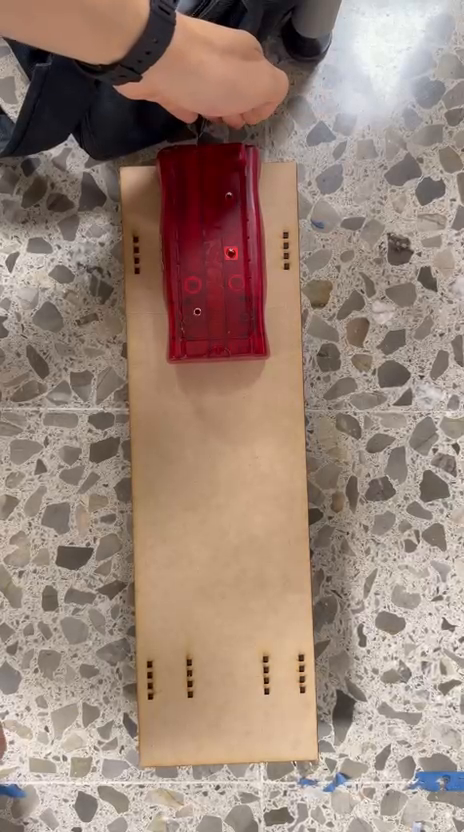
#> input picture frame 14 of videocarro4.mp4, 464 x 832 px
$ python analizador_cinematica_carrito.py
#> lines starting #> are read from the running program, lines starting #| are printed output that depends on the picture; after the words box and inside, x2 and y2 are one past the last pixel; in counts of white or black regions, pixels touching at a corner belong together
#!/usr/bin/env python3
# -*- coding: utf-8 -*-
"""
=============================================================================
ANALIZADOR DE CINEMATICA EN VIDEO - LABORATORIO DE FISICA
=============================================================================
Este script realiza el seguimiento (tracking) del carrito PASCO Smart Cart
a partir del video de laboratorio, calibra la escala espacial en metros,
ajusta el modelo teorico de Movimiento Rectilineo Uniformemente Acelerado (MRUA)
y genera:
  1. Graficas de s(t), v(t) y a(t) en alta resolucion (PNG).
  2. Dataset tabular con metricas cuadro por cuadro (CSV).
  3. Video exportado con telemetria HUD y estela de trayectoria (MP4).
  4. Resumen analitico con R^2 y parametros cinematicos en consola.
=============================================================================
"""

import os
import sys

# Compatibilidad con terminales de Windows
if hasattr(sys.stdout, 'reconfigure'):
    try:
        sys.stdout.reconfigure(encoding='utf-8', errors='replace')
    except Exception:
        pass

import argparse
import numpy as np
import cv2
import matplotlib
matplotlib.use('Agg')
import matplotlib.pyplot as plt


class AnalizadorCinematicaCarrito:
    """Clase principal para procesamiento de video y analisis cinematico MRUA."""

    def __init__(self, video_path='videocarro4.mp4', cart_length_m=0.165, out_dir='resultados_cinematica'):
#> in procesar_video, frame is the input picture: shape (832, 464, 3); mean B, G, R 120.3, 132.4, 154.1
        self.video_path = video_path
        self.cart_length_m = cart_length_m
        self.out_dir = out_dir
        os.makedirs(self.out_dir, exist_ok=True)

        # Variables de video
        self.cap = None
        self.fps = 30.0
        self.width = 0
        self.height = 0
        self.total_frames = 0

        # Calibracion espacial
        self.cart_px_length = 0.0
        self.scale_m_per_px = 0.0

        # Tracking y cinematica
        self.raw_data = []      # (frame, cx, cy, cart_len, area)
        self.motion_data = []   # Diccionario filtrado con cinematica por cuadro
        self.fit_params = None  # (c2, c1, c0) donde s(t) = c2*t^2 + c1*t + c0
        self.a_fit = 0.0        # Aceleracion experimental constante (m/s^2)
        self.v0_fit = 0.0       # Velocidad inicial (m/s)
        self.s0_fit = 0.0       # Posicion inicial ajustada (m)
        self.r2 = 0.0           # Coeficiente de determinacion R^2

    def abrir_video(self):
        """Abre el archivo de video e inicializa propiedades."""
        if not os.path.exists(self.video_path):
            raise FileNotFoundError(f"No se encontro el video: {self.video_path}")

        self.cap = cv2.VideoCapture(self.video_path)
        if not self.cap.isOpened():
            raise RuntimeError(f"No fue posible abrir el video: {self.video_path}")

        self.fps = self.cap.get(cv2.CAP_PROP_FPS)
        if self.fps <= 0 or np.isnan(self.fps):
            self.fps = 30.0
        self.width = int(self.cap.get(cv2.CAP_PROP_FRAME_WIDTH))
        self.height = int(self.cap.get(cv2.CAP_PROP_FRAME_HEIGHT))
        self.total_frames = int(self.cap.get(cv2.CAP_PROP_FRAME_COUNT))

        print(f"[*] Video cargado: {self.video_path}")
        print(f"    Resolucion: {self.width}x{self.height} px | FPS: {self.fps:.2f} | Cuadros: {self.total_frames}")

    def detectar_carrito(self, frame):
        """Segmenta el carrito rojo PASCO en el cuadro usando mascara HSV optimizada."""
        hsv = cv2.cvtColor(frame, cv2.COLOR_BGR2HSV)
#> hsv: shape (832, 464, 3); mean H, S, V 32.1, 65.5, 154.9

        # Doble rango HSV para rojo puro, saturacion alta para discriminar tonos de piel
        mask1 = cv2.inRange(hsv, (0, 130, 50), (8, 255, 255))
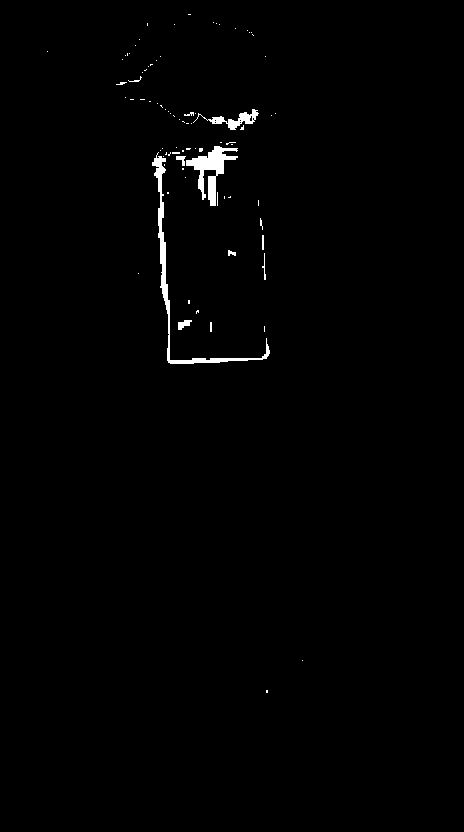
#> mask1: shape (832, 464); 0.88% white; 84 white regions (73 under 20 px), largest, box (x1, y1, x2, y2) and area: (152, 152, 270, 364) 1354, (186, 146, 238, 206) 1074, (193, 109, 259, 130) 392
        mask2 = cv2.inRange(hsv, (165, 130, 50), (180, 255, 255))
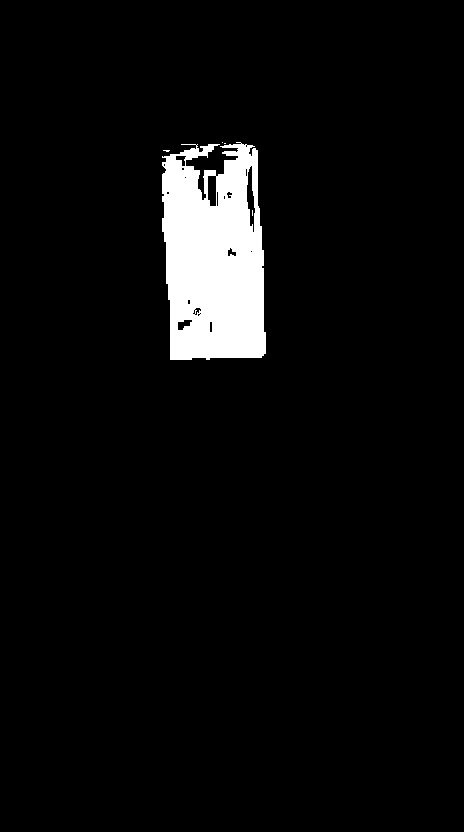
#> mask2: shape (832, 464); 4.8% white; 5 white regions (4 under 20 px), largest, box (x1, y1, x2, y2) and area: (162, 142, 266, 360) 18565
        mask = cv2.bitwise_or(mask1, mask2)
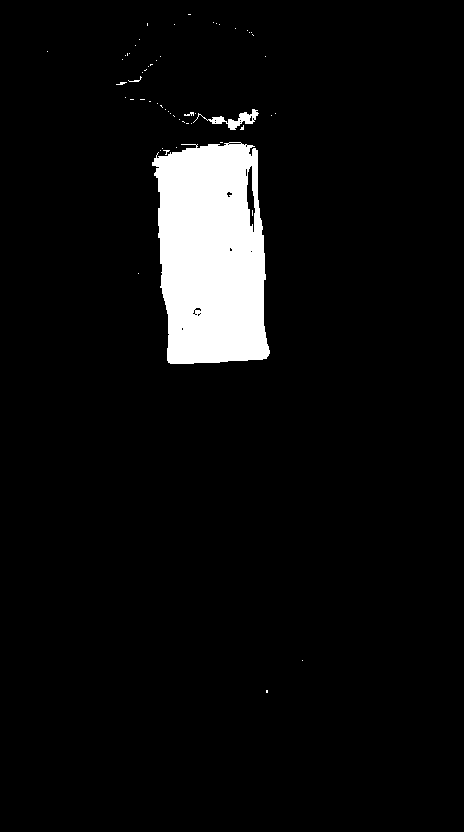
#> mask: shape (832, 464); 5.7% white; 57 white regions (53 under 20 px), largest, box (x1, y1, x2, y2) and area: (152, 142, 270, 364) 21395, (193, 109, 259, 130) 392, (184, 112, 194, 116) 23, (128, 76, 142, 82) 22

        # Filtros morfologicos para eliminar ruido
        kernel = cv2.getStructuringElement(cv2.MORPH_RECT, (5, 5))
        mask = cv2.morphologyEx(mask, cv2.MORPH_OPEN, kernel)
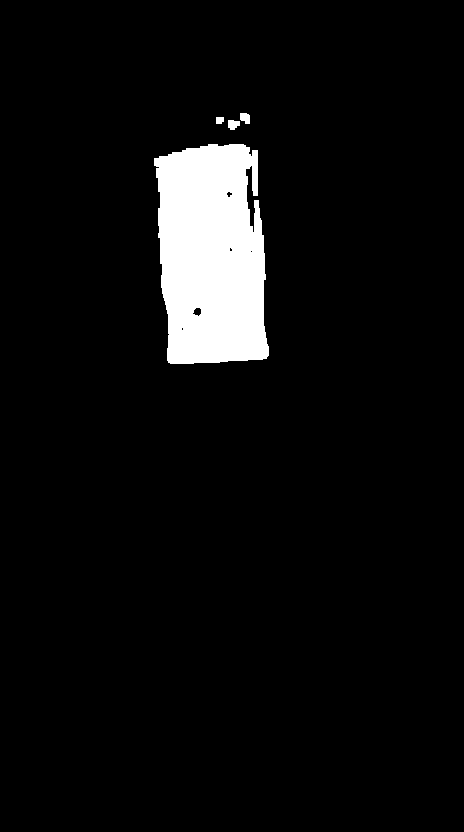
#> mask: shape (832, 464); 5.6% white; 4 white regions, box (x1, y1, x2, y2) and area: (154, 144, 269, 364) 21241, (228, 120, 240, 130) 94, (240, 113, 250, 124) 90, (216, 117, 224, 124) 52
        mask = cv2.morphologyEx(mask, cv2.MORPH_CLOSE, kernel)
#> mask: shape (832, 464); 5.6% white; 2 white regions

        # Deteccion de contornos
        contours, _ = cv2.findContours(mask, cv2.RETR_EXTERNAL, cv2.CHAIN_APPROX_SIMPLE)
#> contours = 2 contours; box (x1, y1, x2, y2) and area: (154, 144, 269, 364) 21331, (216, 113, 250, 130) 192
        if not contours:
            return None

        # Seleccionar el contorno principal del carrito
        c = max(contours, key=cv2.contourArea)
#> c = contour of 124 points, box (x1, y1, x2, y2) (154, 144, 269, 364), area 21331
        area = cv2.contourArea(c)
#> area = 21331
        if area < 1000:
            return None

        M = cv2.moments(c)
#> M = moments, m00 21331, centre m10/m00, m01/m00 = (211.8, 254.2)
        if M['m00'] == 0:
            return None

        cx = M['m10'] / M['m00']
#> cx = 211.8
        cy = M['m01'] / M['m00']
#> cy = 254.2

        # Bounding box orientada para medir longitud fisica
        rect = cv2.minAreaRect(c)
#> rect = ((211.5, 253.1), (104.9, 218.3), -3.43)
        box = cv2.boxPoints(rect)
#> box = [[165.7, 365.2], [152.6, 147.3], [257.4, 141], [270.4, 358.9]]
        box = np.int32(box)
#> box = [[165, 365], [152, 147], [257, 141], [270, 358]]
        dim1, dim2 = rect[1]
#> dim1 = 104.9; dim2 = 218.3
        length_px = max(dim1, dim2)
#> length_px = 218.3
        width_px = min(dim1, dim2)
#> width_px = 104.9

        return {
            'contour': c,
            'box': box,
            'cx': cx,
            'cy': cy,
            'length_px': length_px,
            'width_px': width_px,
            'area': area
        }

    def procesar_video(self):
        """Realiza el tracking cuadro a cuadro y calibra la escala metrica."""
        self.abrir_video()
        self.raw_data = []

        f_idx = 0
        while True:
            ret, frame = self.cap.read()
            if not ret:
                break

            det = self.detectar_carrito(frame)
#> det = {'contour': contour of 124 points, box (x1, y1, x2, y2) (154, 144, 269, 364), area 21331, 'box': [[165, 365], [152, 147], [257, 141], [270, 358]], 'cx': 211.8, 'cy': 254.2, 'length_px': 218.3, 'width_px': 104.9, 'area': 21331}
            if det is not None:
                self.raw_data.append({
                    'frame': f_idx,
                    'cx': det['cx'],
                    'cy': det['cy'],
                    'length_px': det['length_px'],
                    'box': det['box'],
                    'area': det['area']
                })
            f_idx += 1

        self.cap.release()
        print(f"[*] Tracking completado: Carrito detectado en {len(self.raw_data)}/{self.total_frames} cuadros.")

        if len(self.raw_data) < 20:
            raise RuntimeError("Detecciones insuficientes para realizar analisis cinematico.")

        # Calibracion de escala usando la longitud promedio del carrito en reposo inicial (antes del cuadro 25)
        reposo_lengths = [d['length_px'] for d in self.raw_data if d['frame'] < 25]
        if not reposo_lengths:
            reposo_lengths = [d['length_px'] for d in self.raw_data[:20]]

        self.cart_px_length = float(np.mean(reposo_lengths))
        self.scale_m_per_px = self.cart_length_m / self.cart_px_length

        print(f"[+] Calibracion espacial:")
        print(f"    Longitud fisica del carrito = {self.cart_length_m * 100:.2f} cm")
        print(f"    Longitud promedio en imagen = {self.cart_px_length:.1f} px")
        print(f"    Factor de escala            = {self.scale_m_per_px * 1000:.3f} mm/px ({self.scale_m_per_px:.6f} m/px)")

    # [250 lines left out: functions calcular_cinematica_mrua, exportar_csv, generar_graficas, generar_video_anotado, not called in this run]


def main():
    parser = argparse.ArgumentParser(description="Analizador de Cinematica Experimental en Video (MRUA).")
    parser.add_argument('--video', type=str, default='videocarro4.mp4', help="Ruta al video de laboratorio.")
    parser.add_argument('--cart_len', type=float, default=0.165, help="Longitud real del carrito PASCO en metros.")
    parser.add_argument('--out_dir', type=str, default='resultados_cinematica', help="Directorio de salida.")
    args = parser.parse_args()

    analizador = AnalizadorCinematicaCarrito(
        video_path=args.video,
        cart_length_m=args.cart_len,
        out_dir=args.out_dir
    )

    analizador.procesar_video()
    analizador.calcular_cinematica_mrua()
    analizador.exportar_csv()
    analizador.generar_graficas()
    analizador.generar_video_anotado()

    print("\n[OK] PROCESO COMPLETADO EXITOSAMENTE.")


if __name__ == '__main__':
    main()

$ run again, starting later in the video
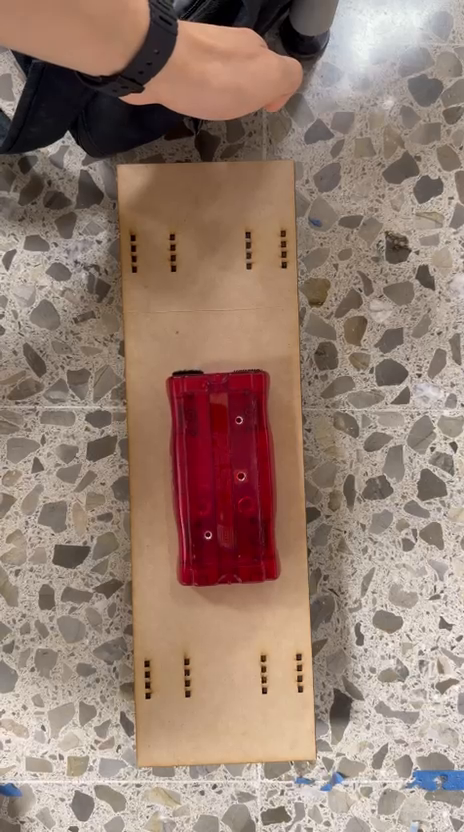
#> input picture frame 65 of videocarro4.mp4, 464 x 832 px
#> in procesar_video, frame is the input picture: shape (832, 464, 3); mean B, G, R 114, 126.7, 150.4
#> hsv: shape (832, 464, 3); mean H, S, V 30.2, 71.5, 151
#> in detectar_carrito, `mask1 = cv2.inRange(hsv, (0, 130, 50), (8, 255, 255))`:
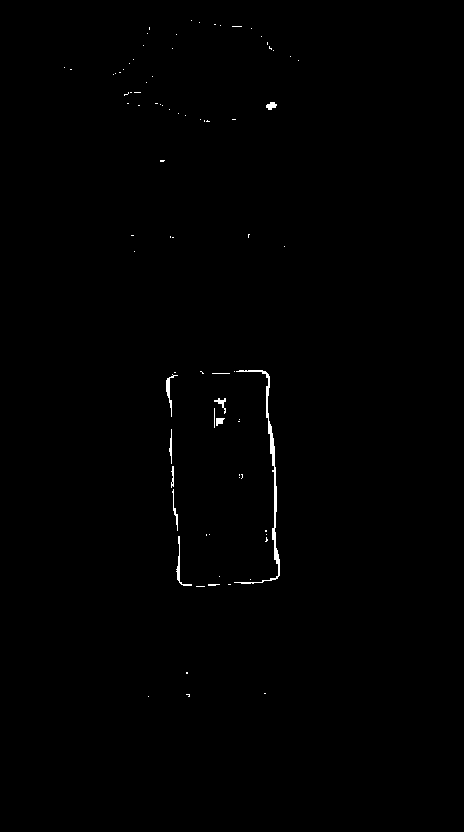
#> mask1: shape (832, 464); 0.4% white; 82 white regions (71 under 20 px), largest, box (x1, y1, x2, y2) and area: (234, 370, 280, 584) 720, (176, 536, 192, 586) 120, (166, 374, 178, 417) 114
#> mask2: shape (832, 464); 5.2% white; 2 white regions (1 under 20 px), largest, box (x1, y1, x2, y2) and area: (170, 372, 278, 586) 20060
#> in detectar_carrito, `mask = cv2.morphologyEx(mask, cv2.MORPH_CLOSE, kernel)`:
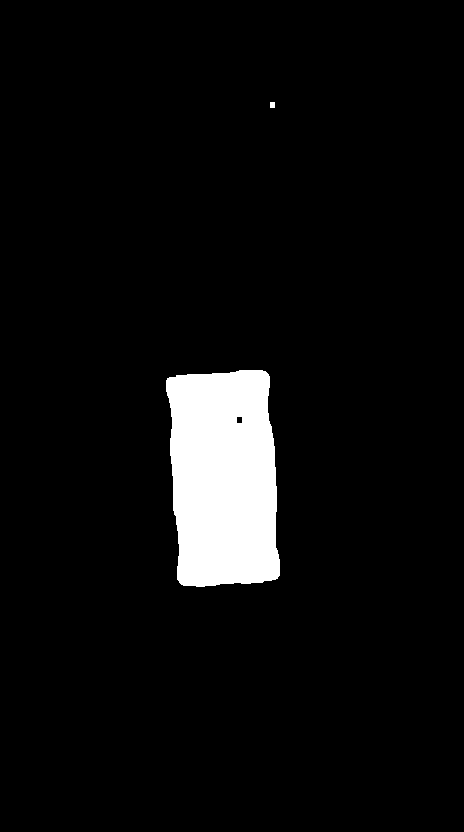
#> mask: shape (832, 464); 5.6% white; 2 white regions
#> contours = 2 contours; box (x1, y1, x2, y2) and area: (166, 370, 280, 587) 21131, (270, 102, 275, 108) 20
#> c = contour of 121 points, box (x1, y1, x2, y2) (166, 370, 280, 587), area 21131
#> area = 21131
#> M = moments, m00 21131, centre m10/m00, m01/m00 = (223.3, 477.9)
#> cx = 223.3
#> cy = 477.9
#> rect = ((223.5, 477.9), (104.6, 213.6), -3.35)
#> in detectar_carrito, `box = cv2.boxPoints(rect)`: box = [[177.5, 587.6], [165, 374.3], [269.4, 368.2], [281.9, 581.4]]
#> in detectar_carrito, `box = np.int32(box)`: box = [[177, 587], [165, 374], [269, 368], [281, 581]]
#> dim1 = 104.6; dim2 = 213.6
#> width_px = 104.6
#> det = {'contour': contour of 121 points, box (x1, y1, x2, y2) (166, 370, 280, 587), area 21131, 'box': [[177, 587], [165, 374], [269, 368], [281, 581]], 'cx': 223.3, 'cy': 477.9, 'length_px': 213.6, 'width_px': 104.6, 'area': 21131}
